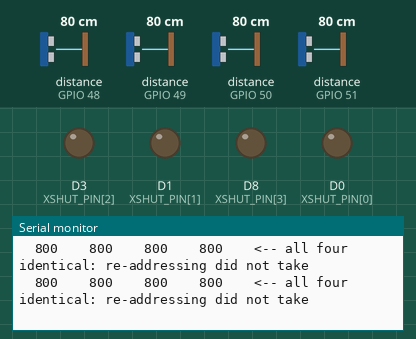
Recording of a sketch running on a simulated ESP8266 (NodeMCU). On the bench: output pins drawn as LEDs (lit = HIGH), the last lines printed to the serial monitor. The inputs (shaded band) are chosen by the test bench; at power-on: distance to the obstacle (sensors on GPIO 48, GPIO 49, GPIO 50, GPIO 51) 80 cm.

Above: at 1.3 s.
1.4 s: distance to the obstacle (sensor on GPIO 48) set to 2 cm
At 1.74 s:
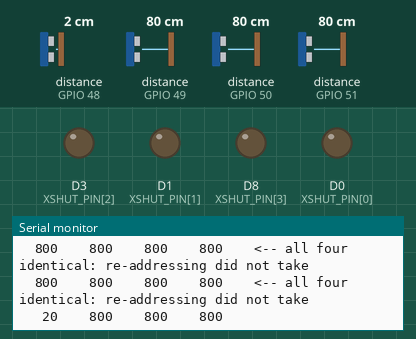
3.5 s: distance to the obstacle (sensor on GPIO 49) set to 2 cm
At 3.83 s:
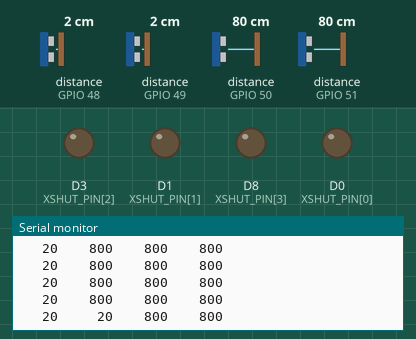
5.6 s: distance to the obstacle (sensor on GPIO 50) set to 2 cm
At 5.93 s:
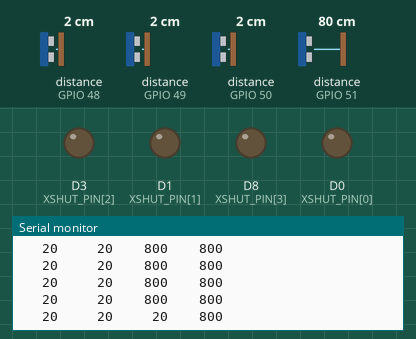
7.7 s: distance to the obstacle (sensor on GPIO 51) set to 2 cm
At 7.79 s:
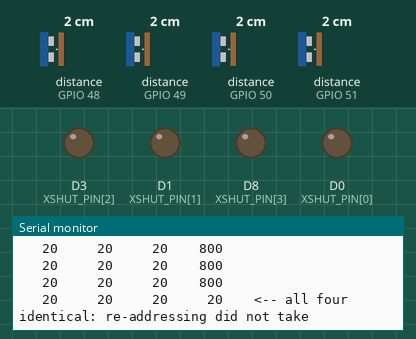
9.5 s: distance to the obstacle (sensor on GPIO 48) set to 4 cm
At 9.89 s:
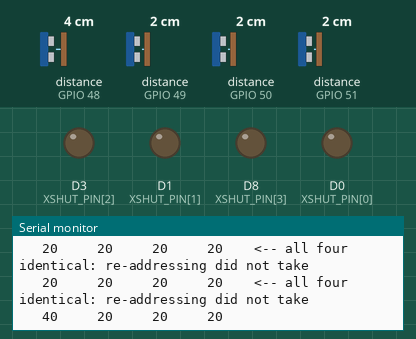
11.6 s: distance to the obstacle (sensor on GPIO 49) set to 4 cm
At 11.75 s:
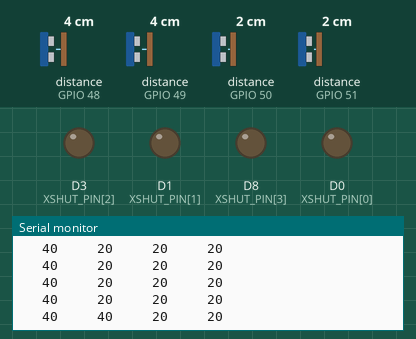

The sketch:

tof_bringup.ino
```cpp
/*
 * tof_bringup — get all four VL53L0X talking on one I2C bus.
 *
 * THE PROBLEM. Every VL53L0X powers up at address 0x29. Put four on a bus and you do not get four
 * sensors, you get one sensor answering four times, and the readings look plausible enough that you
 * can lose an evening to it. The address is writable but NOT persistent — it resets on every power
 * cycle — so this dance has to run at every boot, forever.
 *
 * THE FIX. Every sensor has an XSHUT pin that holds it in reset. Pull them all low, then bring them
 * up ONE at a time; while only one is awake it is the only thing answering at 0x29, so you can
 * re-address it safely before waking the next.
 *
 * RELEASE, DON'T DRIVE. XSHUT is released by setting the pin to INPUT and letting the breakout's own
 * pull-up take it high — not by driving 3.3V into it. The VL53L0X core runs at 2.8V and several
 * breakouts route XSHUT straight to it.
 *
 * WIRING (bench layout — the flight layout moves XSHUT to free up motor pins):
 *   all sensors: VIN->3V3, GND->GND, SDA->D4, SCL->D5
 *   XSHUT: sensor0->D0, sensor1->D1, sensor2->D3, sensor3->D8
 * Do not use D2/D6/D7. D2 is a strapping pin and the board will refuse to boot if it is held wrong;
 * D6/D7 are the serial console you are about to read this output on.
 *
 * Library: "VL53L0X" by Pololu (Library Manager). Adafruit's works too but its address API differs.
 */

#include <Wire.h>
#include <VL53L0X.h>

#define N_SENSORS 4

const uint8_t XSHUT_PIN[N_SENSORS] = { D0, D1, D3, D8 };
const uint8_t ADDRESS[N_SENSORS]   = { 0x30, 0x31, 0x32, 0x33 };   // anything unused, not 0x29
const char*   LABEL[N_SENSORS]     = { "front", "left ", "right", "down " };

VL53L0X sensor[N_SENSORS];
bool alive[N_SENSORS] = { false, false, false, false };

void setup() {
  Serial.begin(115200);
  while (!Serial && millis() < 3000) { }
  Serial.println("\n\n=== VL53L0X bring-up ===");

  // Hold every sensor in reset before touching the bus.
  for (int i = 0; i < N_SENSORS; i++) {
    pinMode(XSHUT_PIN[i], OUTPUT);
    digitalWrite(XSHUT_PIN[i], LOW);
  }
  delay(50);

  Wire.begin(D4, D5);
  Wire.setClock(400000);

  for (int i = 0; i < N_SENSORS; i++) {
    pinMode(XSHUT_PIN[i], INPUT);      // release this one only; the rest stay asleep
    delay(20);                          // it needs a moment to boot before it will answer

    sensor[i].setTimeout(500);
    if (!sensor[i].init()) {
      Serial.printf("  [%d] %s  NOT FOUND on XSHUT pin %d\n", i, LABEL[i], XSHUT_PIN[i]);
      pinMode(XSHUT_PIN[i], OUTPUT);    // put it back to sleep so it cannot squat on 0x29
      digitalWrite(XSHUT_PIN[i], LOW);
      continue;
    }
    sensor[i].setAddress(ADDRESS[i]);
    // 33ms budget is the sensible default: long enough to be quiet, fast enough for a 30Hz loop.
    sensor[i].setMeasurementTimingBudget(33000);
    sensor[i].startContinuous();
    alive[i] = true;
    Serial.printf("  [%d] %s  OK, moved to 0x%02X\n", i, LABEL[i], ADDRESS[i]);
  }

  int n = 0;
  for (int i = 0; i < N_SENSORS; i++) if (alive[i]) n++;
  Serial.printf("\n%d of %d sensors up.\n", n, N_SENSORS);
  if (n < N_SENSORS) {
    Serial.println("A missing sensor is almost always wiring: check that ITS XSHUT pin actually");
    Serial.println("goes to the pin listed above, and that VIN is on 3V3 and not 5V.");
  }
  Serial.println("\nfront  left   right  down     (mm, 8190 = nothing in range)\n");
}

void loop() {
  uint16_t mm[N_SENSORS];
  for (int i = 0; i < N_SENSORS; i++) {
    mm[i] = alive[i] ? sensor[i].readRangeContinuousMillimeters() : 0;
    if (alive[i] && sensor[i].timeoutOccurred()) mm[i] = 0;
    Serial.printf("%5u  ", mm[i]);
  }

  // THE FAILURE THAT LOOKS LIKE SUCCESS. If addressing silently failed you are reading one sensor
  // four times, so all four columns move together — which reads as "wow, very consistent" rather
  // than "broken". Wave your hand in front of ONE sensor: if all four numbers change, say so.
  bool allEqual = true;
  for (int i = 1; i < N_SENSORS; i++) if (mm[i] != mm[0]) allEqual = false;
  if (allEqual && mm[0] != 0) Serial.print("  <-- all four identical: re-addressing did not take");

  Serial.println();
  delay(100);
}
```

Measured:
- after the input at 1.4 s, the serial monitor: prints a new line after 0.17 s (image 1)
- after the input at 3.5 s, the serial monitor: prints a new line after 0.16 s (image 2)
- after the input at 5.6 s, the serial monitor: prints a new line after 0.16 s (image 3)
- after the input at 9.5 s, the serial monitor: prints a new line after 0.22 s (image 5)
